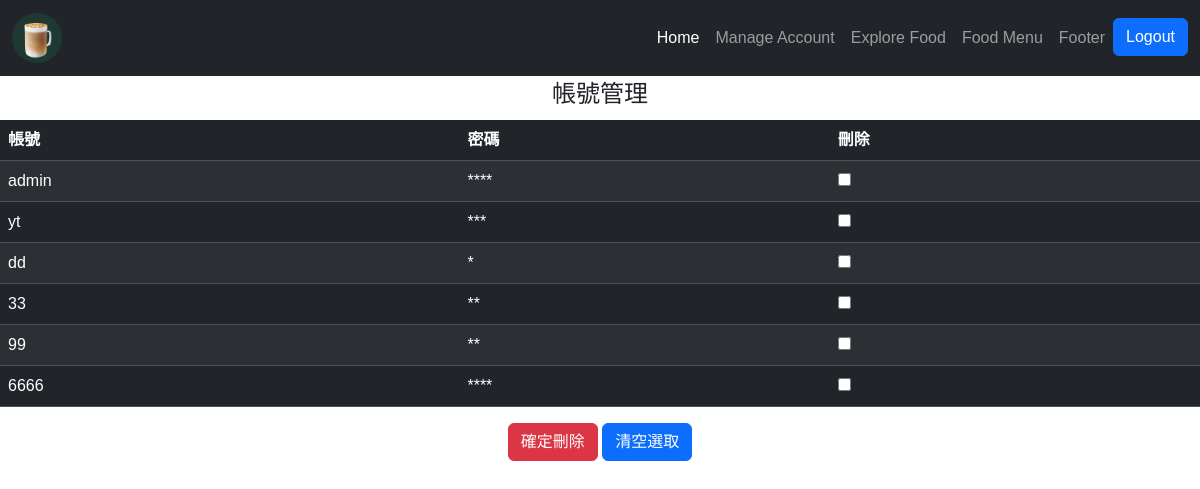
/admin.php (signed in), run on the app's committed database.
### tables this page shows
CREATE TABLE `users` (
  `id` int(10) UNSIGNED NOT NULL,
  `acc` varchar(100) NOT NULL,
  `pwd` varchar(255) NOT NULL,
  `email` text NOT NULL
);

### api/db.php (called while the page is built, shortened)
<?php
class DB
{
    protected $table;
    protected $dsn = "mysql:host=localhost;charset=utf8;dbname=project20240714";
    protected $pdo;
    public function __construct($table)
    {
        $this->table = $table;
        $this->pdo = new PDO($this->dsn, 'root', '');
    }
    public function all(...$arg)
    {
        $sql = "select * from `$this->table`";
        return $this->pdo->query($sql)->fetchAll(PDO::FETCH_ASSOC);
    }
}

### backend/user.php (the view, shortened to what this page needs)
<fieldset>
    <legend class="text-center">帳號管理</legend>
    <table class="table table-dark table-striped">
    <thead>
      <tr>
        <th>帳號</th>
        <th>密碼</th>
        <th>刪除</th>
      </tr>
    </thead>
    <tbody>
        <?php
    $rows=${ucfirst($do)}->all();
    foreach($rows as $row){
        ?>
      <tr>
        <td><?=$row['acc']?></td>
        <td><?=str_repeat("*",strlen($row['pwd']))?></td>
        <td><input type="checkbox" name="del" value="<?=$row['id']?>"></td>
      </tr>
      <?php
    }
      ?>
    </tbody>
  </table>
  <div class="text-center">
    <button onclick="user_del()" class="btn btn-danger">確定刪除</button>
    <button onclick="clean()" class="btn btn-primary">清空選取</button>
  </div>
</fieldset>

### css/style.css (style rules this page uses)
* { margin:0 0; padding: 0 0; font-family: Arial, Helvetica, sans-serif; }

### data on the page
users: acc "admin", pwd "****"
users: acc "yt", pwd "***"
users: acc "dd", pwd "*"
users: acc "33", pwd "**"
users: acc "99", pwd "**"
users: acc "6666", pwd "****"
